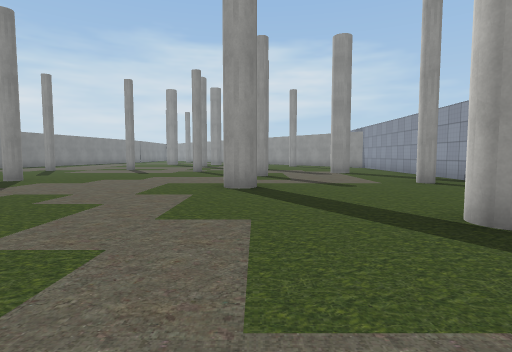
[1] (above)

24 first-person views from a walk through a 3-D level made in the Unity game engine. The camera is 1.3 m above the floor, tilts 4° down and sees 80° across. The floor is counted in squares, 2 m on a side. Each view is taken from the middle of a square. On the plan, view 1 faces up. The plan holds only what a view shows up to about 10 squares ahead; the rest is blank. The place goes on beyond the plan. Some surface patterns are stand-ins.

[2]
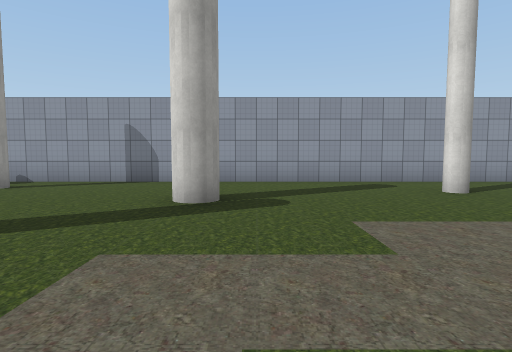

[3]
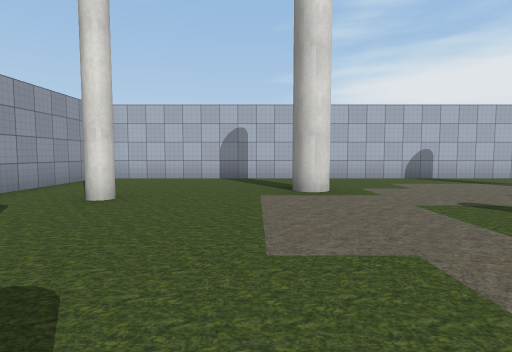

[4]
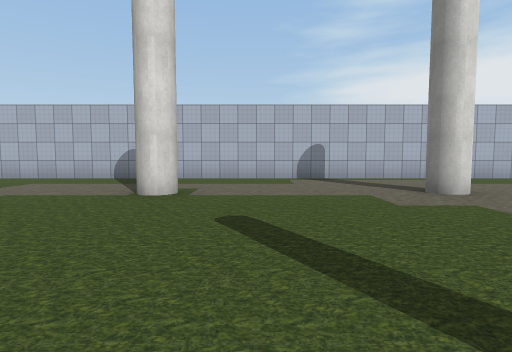

[5]
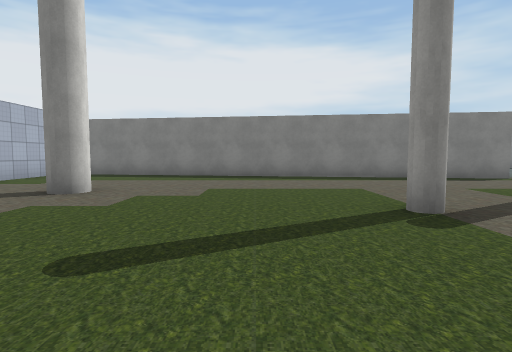

[6]
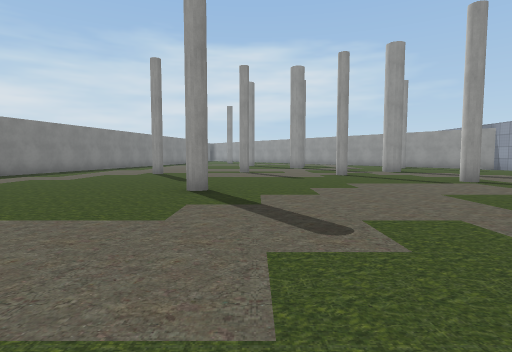

[7]
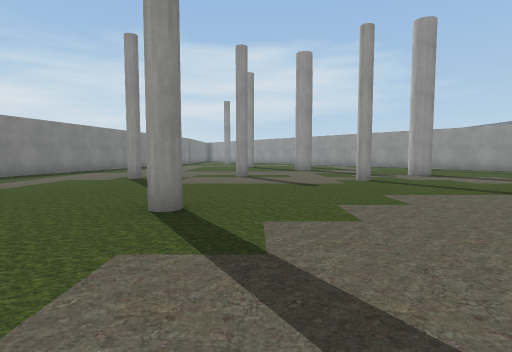

[8]
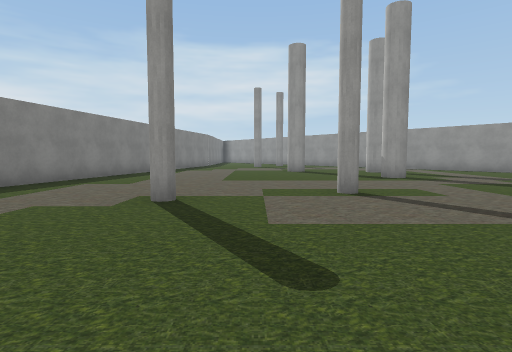

[9]
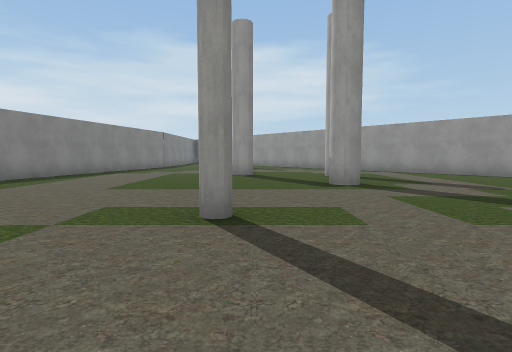

[10]
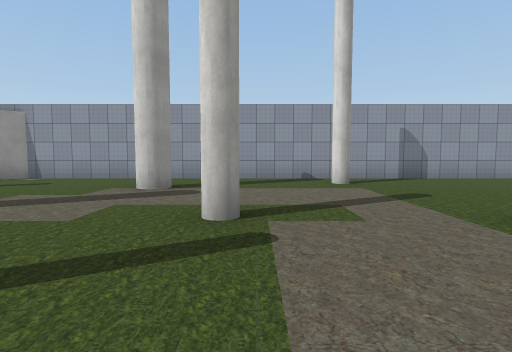

[11]
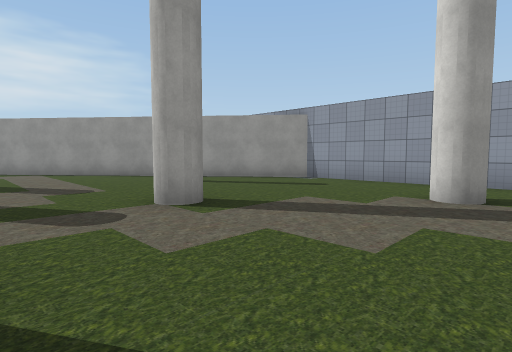

[12]
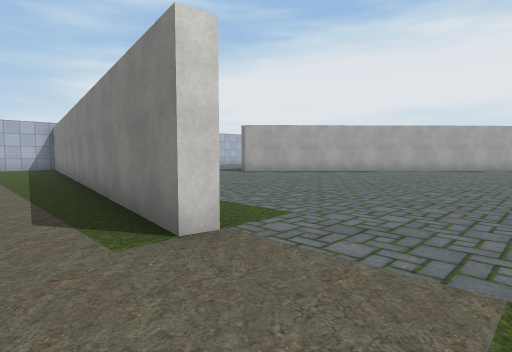

[13]
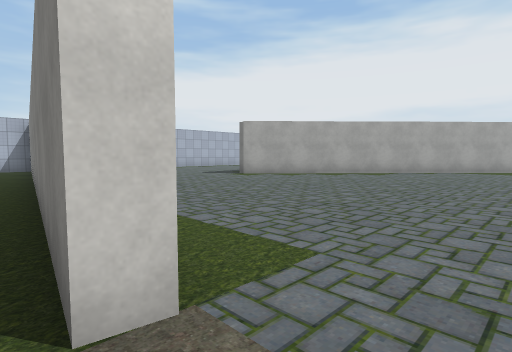

[14]
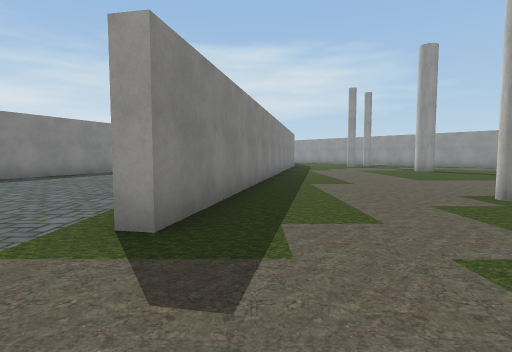

[15]
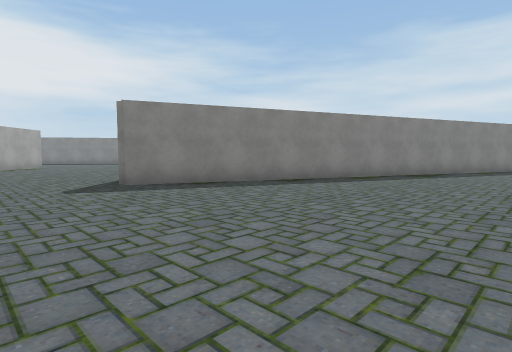

[16]
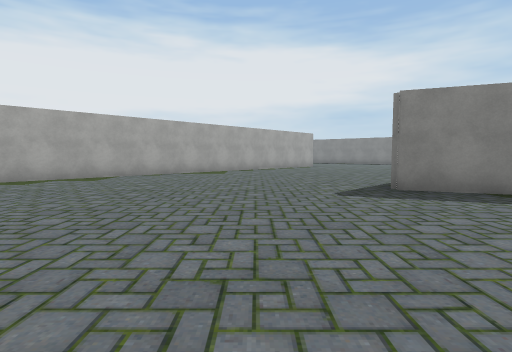

[17]
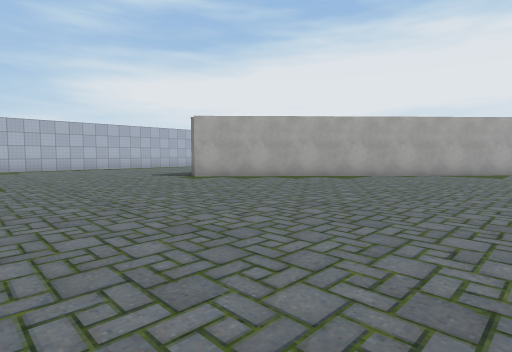

[18]
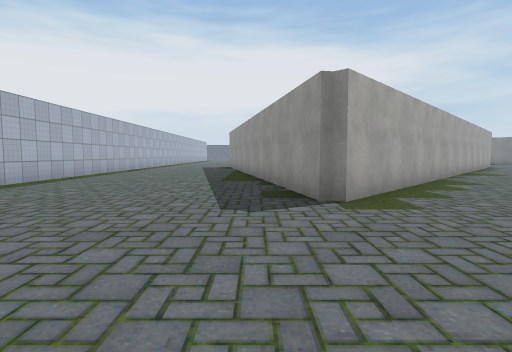

[19]
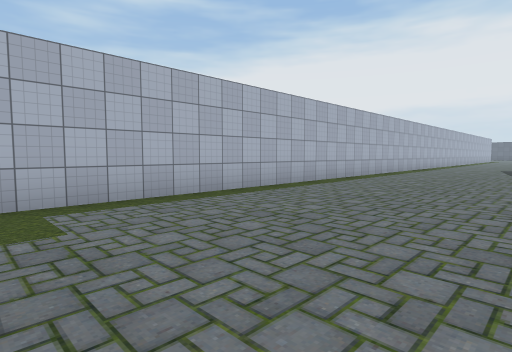

[20]
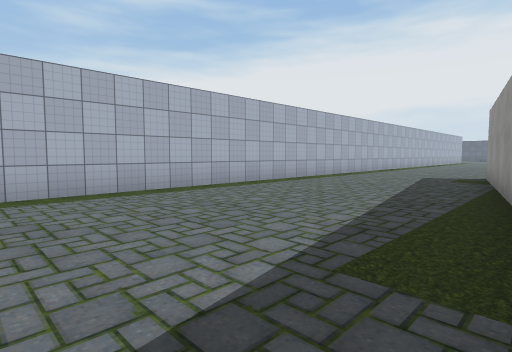

[21]
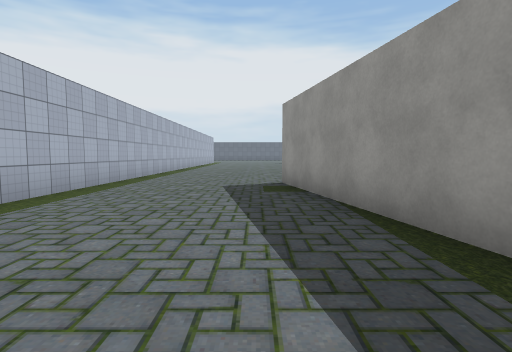

[22]
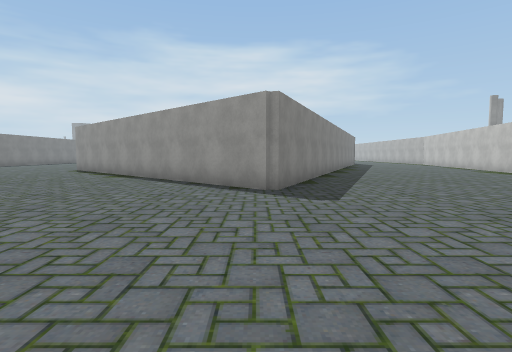

[23]
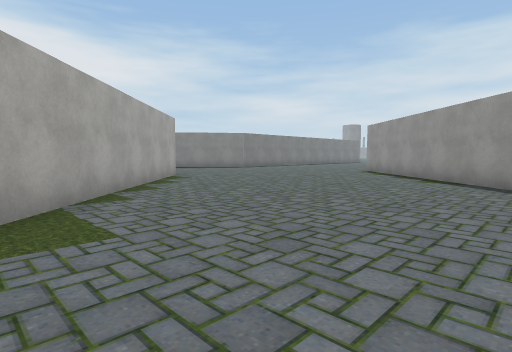

[24]
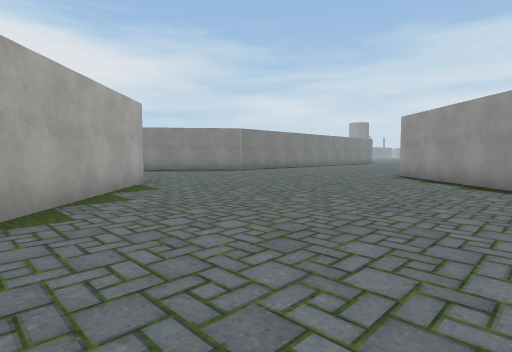

### Floor plan
Key: @ floor where view 1 was taken; # wall or solid block; . floor.
Columns run from 33 left of view 1 to 6 right of it. Each row starts with its distance up from view 1.
 20                 #..   #.... #.. ...##
 19     .#         ##..   #.......#.....#
 18    ..##        #...   #.............##
 17   ....##      ##...  ##.......#.... .##
 16  ......##     #......#................##
 15 ........##    #..... #.................#
 14 .........##  ##..... #...........#.....#
 13 ..........## #...... #......#..........#
 12  #.........###......##...#.....#.......#
 11  ##.................#...............#..#
 10   ##...................................#
  9    ##............................#.....#
  8     ##................ ................#
  7      ##.............#.  ...#.........#.#
  6       ###..........##.. .........#.....#
  5         ##.........#...................#
  4          ##........#...................#
  3           ##...... #.....#.........#...#
  2            ##..... #.........  ........#
  1         #####..... #.........   .......#
  0    ######......... #.......... ..@.....#
 -1 .###..............# ...................#
 -2 ..................#....#....#.......#..#
 -3 ..................#..............#.....#
 -4 ..................#....................#
 -5 ..................#....................#
 -6 ########################################

Where each view was taken, in squares from view 1:
view 1: 0 up, 0 right, facing up
view 2: 2 up, 2 left, facing right
view 3: 3 up, 1 right, facing down
view 4: 3 up, 7 left, facing down
view 5: 1 up, 5 left, facing left
view 6: 2 up, 5 left, facing up
view 7: 4 up, 5 left, facing up
view 8: 8 up, 7 left, facing up
view 9: 10 up, 5 left, facing up
view 10: 9 up, 3 left, facing right
view 11: 10 up, 2 left, facing up-right
view 12: 10 up, 12 left, facing down-left
view 13: 9 up, 13 left, facing down-left
view 14: 8 up, 12 left, facing up
view 15: 9 up, 14 left, facing up-left
view 16: 9 up, 15 left, facing left
view 17: 9 up, 15 left, facing down-left
view 18: 0 up, 16 left, facing left
view 19: 1 down, 16 left, facing down-left
view 20: 0 up, 22 left, facing down-left
view 21: 2 down, 25 left, facing left
view 22: 6 up, 21 left, facing up
view 23: 7 up, 23 left, facing up-left
view 24: 9 up, 25 left, facing up-left
